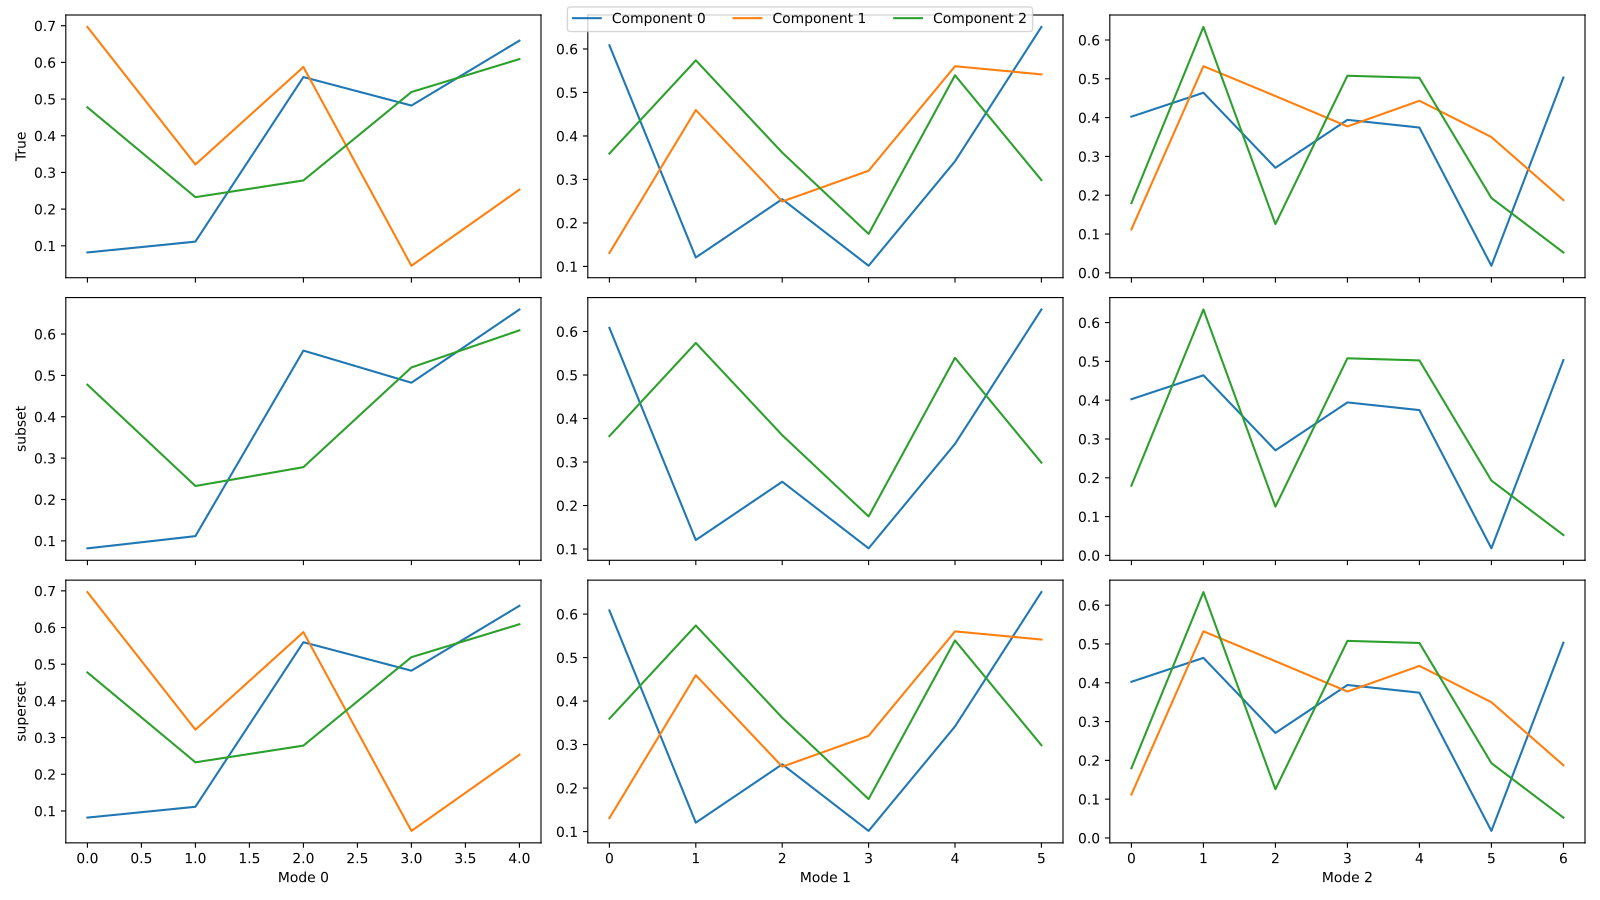

Reproduce this figure in Python.
import matplotlib.pyplot as plt
from tlviz.data import simulated_random_cp_tensor
from tlviz.factor_tools import permute_cp_tensor
from tlviz.postprocessing import postprocess
from tlviz.visualisation import component_comparison_plot
four_components = simulated_random_cp_tensor((5, 6, 7), 4, noise_level=0.5, seed=42)[0]
three_components = permute_cp_tensor(four_components, permutation=[0, 1, 2])
two_components = permute_cp_tensor(four_components, permutation=[0, 2])
cp_tensors = {
    "True": three_components,  # Reference decomposition
    "subset": two_components,  # Only component 0 and 2
    "superset": four_components,  # All components in reference plus one additional
}
fig, axes = component_comparison_plot(cp_tensors, row="model")
plt.show()
